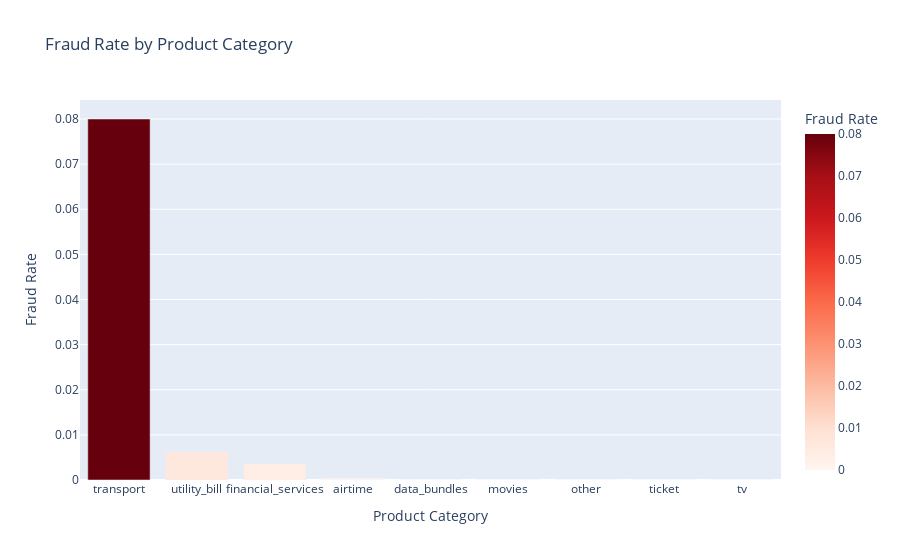

This figure's notebook cell:
### Code cell
# Fraud distribution by ProductCategory
fraud_by_category = df.groupby('ProductCategory')['FraudResult'].agg(['sum', 'count', 'mean'])
fraud_by_category.columns = ['Fraud_Count', 'Total_Transactions', 'Fraud_Rate']
fraud_by_category = fraud_by_category.sort_values('Fraud_Rate', ascending=False)

print("\nFraud Rate by Product Category:")
print("=" * 70)
print(fraud_by_category)

# Visualize
fig = px.bar(fraud_by_category.reset_index(), 
             x='ProductCategory', 
             y='Fraud_Rate',
             title='Fraud Rate by Product Category',
             labels={'Fraud_Rate': 'Fraud Rate', 'ProductCategory': 'Product Category'},
             color='Fraud_Rate',
             color_continuous_scale='Reds')
fig.show()

### Figure 1 — Plotly figure (JSON) as saved in the notebook; plotly's stock layout.template omitted (floating-point values rounded to 4 significant figures)
{"data": [{"alignmentgroup": "True", "hovertemplate": "Product Category=%{x}<br>Fraud Rate=%{marker.color}<extra></extra>", "legendgroup": "", "marker": {"color": [0.08, 0.00625, 0.003546, 0.0003998, 0, 0, 0, 0, 0], "coloraxis": "coloraxis", "pattern": {"shape": ""}}, "name": "", "offsetgroup": "", "orientation": "v", "showlegend": false, "textposition": "auto", "type": "bar", "x": ["transport", "utility_bill", "financial_services", "airtime", "data_bundles", "movies", "other", "ticket", "tv"], "xaxis": "x", "y": [0.08, 0.00625, 0.003546, 0.0003998, 0, 0, 0, 0, 0], "yaxis": "y"}], "layout": {"barmode": "relative", "coloraxis": {"colorbar": {"title": {"text": "Fraud Rate"}}, "colorscale": [[0, "rgb(255,245,240)"], [0.125, "rgb(254,224,210)"], [0.25, "rgb(252,187,161)"], [0.375, "rgb(252,146,114)"], [0.5, "rgb(251,106,74)"], [0.625, "rgb(239,59,44)"], [0.75, "rgb(203,24,29)"], [0.875, "rgb(165,15,21)"], [1, "rgb(103,0,13)"]]}, "legend": {"tracegroupgap": 0}, "title": {"text": "Fraud Rate by Product Category"}, "xaxis": {"anchor": "y", "domain": [0, 1], "title": {"text": "Product Category"}}, "yaxis": {"anchor": "x", "domain": [0, 1], "title": {"text": "Fraud Rate"}}}}
